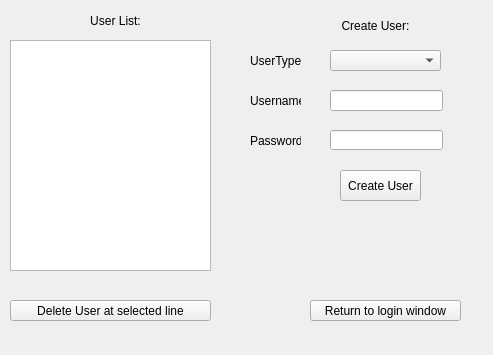
<?xml version="1.0" encoding="UTF-8"?>
<ui version="4.0">
 <class>AdminW</class>
 <widget class="QWidget" name="AdminW">
  <property name="geometry">
   <rect>
    <x>0</x>
    <y>0</y>
    <width>493</width>
    <height>355</height>
   </rect>
  </property>
  <property name="windowTitle">
   <string>Admin Window</string>
  </property>
  <widget class="QLabel" name="label_type">
   <property name="geometry">
    <rect>
     <x>250</x>
     <y>50</y>
     <width>51</width>
     <height>21</height>
    </rect>
   </property>
   <property name="text">
    <string>UserType:</string>
   </property>
  </widget>
  <widget class="QLabel" name="label_name">
   <property name="geometry">
    <rect>
     <x>250</x>
     <y>90</y>
     <width>51</width>
     <height>21</height>
    </rect>
   </property>
   <property name="text">
    <string>Username:</string>
   </property>
  </widget>
  <widget class="QLabel" name="label_pswd">
   <property name="geometry">
    <rect>
     <x>250</x>
     <y>130</y>
     <width>51</width>
     <height>21</height>
    </rect>
   </property>
   <property name="text">
    <string>Password:</string>
   </property>
  </widget>
  <widget class="QLineEdit" name="lineEdit_name">
   <property name="geometry">
    <rect>
     <x>330</x>
     <y>90</y>
     <width>113</width>
     <height>21</height>
    </rect>
   </property>
  </widget>
  <widget class="QLineEdit" name="lineEdit_pswd">
   <property name="geometry">
    <rect>
     <x>330</x>
     <y>130</y>
     <width>113</width>
     <height>20</height>
    </rect>
   </property>
  </widget>
  <widget class="QPushButton" name="Button_create">
   <property name="geometry">
    <rect>
     <x>340</x>
     <y>170</y>
     <width>81</width>
     <height>31</height>
    </rect>
   </property>
   <property name="text">
    <string>Create User</string>
   </property>
  </widget>
  <widget class="QPushButton" name="Button_delete">
   <property name="geometry">
    <rect>
     <x>10</x>
     <y>300</y>
     <width>201</width>
     <height>21</height>
    </rect>
   </property>
   <property name="text">
    <string>Delete User at selected line</string>
   </property>
  </widget>
  <widget class="QLabel" name="label_title">
   <property name="geometry">
    <rect>
     <x>320</x>
     <y>10</y>
     <width>111</width>
     <height>31</height>
    </rect>
   </property>
   <property name="lineWidth">
    <number>1</number>
   </property>
   <property name="text">
    <string>Create User:</string>
   </property>
   <property name="textFormat">
    <enum>Qt::AutoText</enum>
   </property>
   <property name="alignment">
    <set>Qt::AlignCenter</set>
   </property>
   <property name="indent">
    <number>0</number>
   </property>
  </widget>
  <widget class="QComboBox" name="typeBox">
   <property name="geometry">
    <rect>
     <x>330</x>
     <y>50</y>
     <width>111</width>
     <height>21</height>
    </rect>
   </property>
  </widget>
  <widget class="QLabel" name="label">
   <property name="geometry">
    <rect>
     <x>50</x>
     <y>10</y>
     <width>131</width>
     <height>21</height>
    </rect>
   </property>
   <property name="text">
    <string>User List:</string>
   </property>
   <property name="alignment">
    <set>Qt::AlignCenter</set>
   </property>
  </widget>
  <widget class="QTableWidget" name="tbl">
   <property name="geometry">
    <rect>
     <x>10</x>
     <y>40</y>
     <width>201</width>
     <height>231</height>
    </rect>
   </property>
   <property name="rowCount">
    <number>0</number>
   </property>
   <property name="columnCount">
    <number>0</number>
   </property>
   <attribute name="verticalHeaderVisible">
    <bool>false</bool>
   </attribute>
  </widget>
  <widget class="QPushButton" name="btn_return_login">
   <property name="geometry">
    <rect>
     <x>310</x>
     <y>300</y>
     <width>151</width>
     <height>21</height>
    </rect>
   </property>
   <property name="text">
    <string>Return to login window</string>
   </property>
  </widget>
 </widget>
 <layoutdefault spacing="6" margin="11"/>
 <resources/>
 <connections>
  <connection>
   <sender>lineEdit_name</sender>
   <signal>returnPressed()</signal>
   <receiver>lineEdit_pswd</receiver>
   <slot>setFocus()</slot>
   <hints>
    <hint type="sourcelabel">
     <x>397</x>
     <y>104</y>
    </hint>
    <hint type="destinationlabel">
     <x>400</x>
     <y>135</y>
    </hint>
   </hints>
  </connection>
  <connection>
   <sender>tbl</sender>
   <signal>cellClicked(int,int)</signal>
   <receiver>Button_delete</receiver>
   <slot>show()</slot>
   <hints>
    <hint type="sourcelabel">
     <x>187</x>
     <y>205</y>
    </hint>
    <hint type="destinationlabel">
     <x>28</x>
     <y>303</y>
    </hint>
   </hints>
  </connection>
  <connection>
   <sender>Button_delete</sender>
   <signal>clicked()</signal>
   <receiver>AdminW</receiver>
   <slot>delete_user()</slot>
   <hints>
    <hint type="sourcelabel">
     <x>133</x>
     <y>309</y>
    </hint>
    <hint type="destinationlabel">
     <x>448</x>
     <y>254</y>
    </hint>
   </hints>
  </connection>
  <connection>
   <sender>Button_create</sender>
   <signal>clicked()</signal>
   <receiver>AdminW</receiver>
   <slot>add_user()</slot>
   <hints>
    <hint type="sourcelabel">
     <x>364</x>
     <y>182</y>
    </hint>
    <hint type="destinationlabel">
     <x>356</x>
     <y>221</y>
    </hint>
   </hints>
  </connection>
  <connection>
   <sender>tbl</sender>
   <signal>cellChanged(int,int)</signal>
   <receiver>AdminW</receiver>
   <slot>changeinfo()</slot>
   <hints>
    <hint type="sourcelabel">
     <x>166</x>
     <y>110</y>
    </hint>
    <hint type="destinationlabel">
     <x>227</x>
     <y>131</y>
    </hint>
   </hints>
  </connection>
  <connection>
   <sender>lineEdit_pswd</sender>
   <signal>returnPressed()</signal>
   <receiver>Button_create</receiver>
   <slot>click()</slot>
   <hints>
    <hint type="sourcelabel">
     <x>429</x>
     <y>139</y>
    </hint>
    <hint type="destinationlabel">
     <x>417</x>
     <y>178</y>
    </hint>
   </hints>
  </connection>
  <connection>
   <sender>btn_return_login</sender>
   <signal>clicked()</signal>
   <receiver>AdminW</receiver>
   <slot>adm_return_login()</slot>
   <hints>
    <hint type="sourcelabel">
     <x>319</x>
     <y>303</y>
    </hint>
    <hint type="destinationlabel">
     <x>313</x>
     <y>281</y>
    </hint>
   </hints>
  </connection>
  <connection>
   <sender>tbl</sender>
   <signal>cellDoubleClicked(int,int)</signal>
   <receiver>AdminW</receiver>
   <slot>open_manip()</slot>
   <hints>
    <hint type="sourcelabel">
     <x>183</x>
     <y>230</y>
    </hint>
    <hint type="destinationlabel">
     <x>253</x>
     <y>220</y>
    </hint>
   </hints>
  </connection>
 </connections>
 <slots>
  <slot>add_user()</slot>
  <slot>delete_user()</slot>
  <slot>changeinfo()</slot>
  <slot>adm_return_login()</slot>
  <slot>open_manip()</slot>
 </slots>
</ui>
